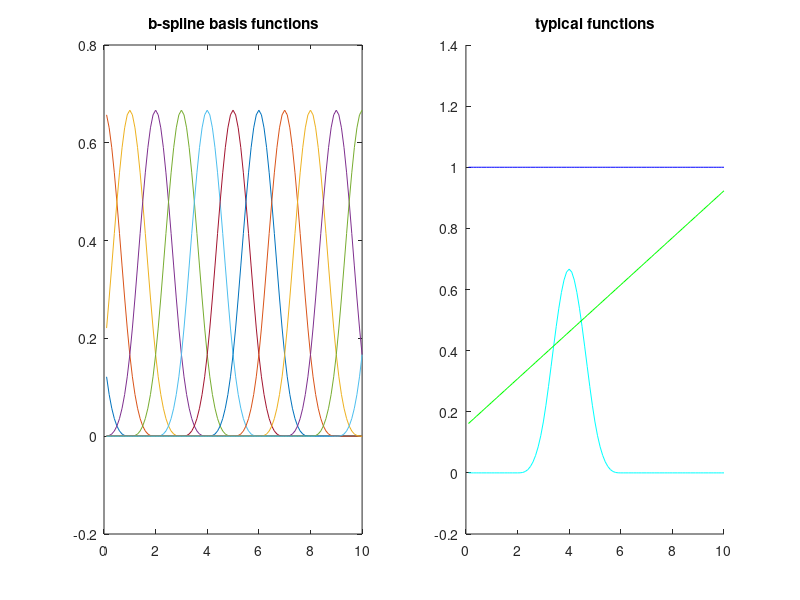

Source code (MATLAB):
function B=pBss(X, Xl, Xr, ndX, SplDgr, IsPrd);

% CONSTRUCT A B-SPLINE BASIS OF SplDgrREE 'SplDgr', USING TRUNCATED POWER
% FUNCTIONS (TPFs). (SEE "SPLINES, KNOTS & PENALTIES", Eilers and MarX
% 2004, pages 3&4)

% X        n x 1 data
% Xl       1 x 1 left limit of X data
% Xr       1 x 1 right limit of X
% ndX      1 x 1 number of segments wanted
% SplDgr   1 x 1 degree of spline
% PnlOrd   1 x 1 difference penalty order
% IsPrd    1 x 1 optional periodic b-spline

%% Optional test mode
if nargin==0; %test mode
	X=(0.01:0.01:1)'*10;
	Xl=0;
	Xr=1*10;
	ndX=10;
	SplDgr=3;
	IsPrd=0;
end;

%% Standardise for stability
X0=X;
X=(X-Xl)/(Xr-Xl);
Xl=0;
Xr=1;

%% Estimate truncated power functions
dX = (Xr - Xl) / ndX ;
knots = (Xl - SplDgr * dX : dX : Xr + SplDgr * dX)';
P=NaN(length(X),length(knots));
for i=1:length(X)
	for j=1:length(knots)
		P(i,j)=tpower(X(i),knots(j),SplDgr); %grid of values of the truncated power function for all possible (X,knots)
	end
end

%% Convert truncated power functions into b-spline basis set
n = length(knots);
D = diff(eye(n),SplDgr + 1) ./ (gamma(SplDgr + 1) * dX ^ SplDgr);
B = (-1) ^ (SplDgr + 1) * P * D';
m = length(B(1,:));

%% Make periodic b-spline if required
if IsPrd==1; %periodic version
	B(:,1:SplDgr) = B(:,1:SplDgr)+B(:,m-(SplDgr-1):m);
	B=B(:,1:m-SplDgr);
end;

%% Plot if test
clf;
if nargin==0; %test mode
	subplot(1,2,1); plot(X0,B); title 'b-spline basis functions';
    subplot(1,2,2); hold on; plot(X0,B*ones(size(B,2),1),'b'); title 'typical functions';
    tCff=zeros(size(B,2),1);tCff(6)=1;
	subplot(1,2,2); hold on; plot(X0,B*tCff,'c');
	subplot(1,2,2); hold on; plot(X0,B*(1:size(B,2))'/size(B,2),'g');
	fprintf(1,'pBBase: B is %g x %g\n',size(B));
end;

%% Normal completion
return;

%% *************************************************************
function P = tpower(X, T, SplDgr);

% TRUNCATED POWER FUNCTION - USING TO CONSTRUCT B-SPLINE BASIS MATRIX
%See "Splines, Knots & Penalties" (Eilers & Marx 2004), and "The Craft of Smoothing"
%presentation - slide 23-24

P=((X - T) .^ SplDgr .* (X > T))';

%Normal completion
return;
%% *************************************************************